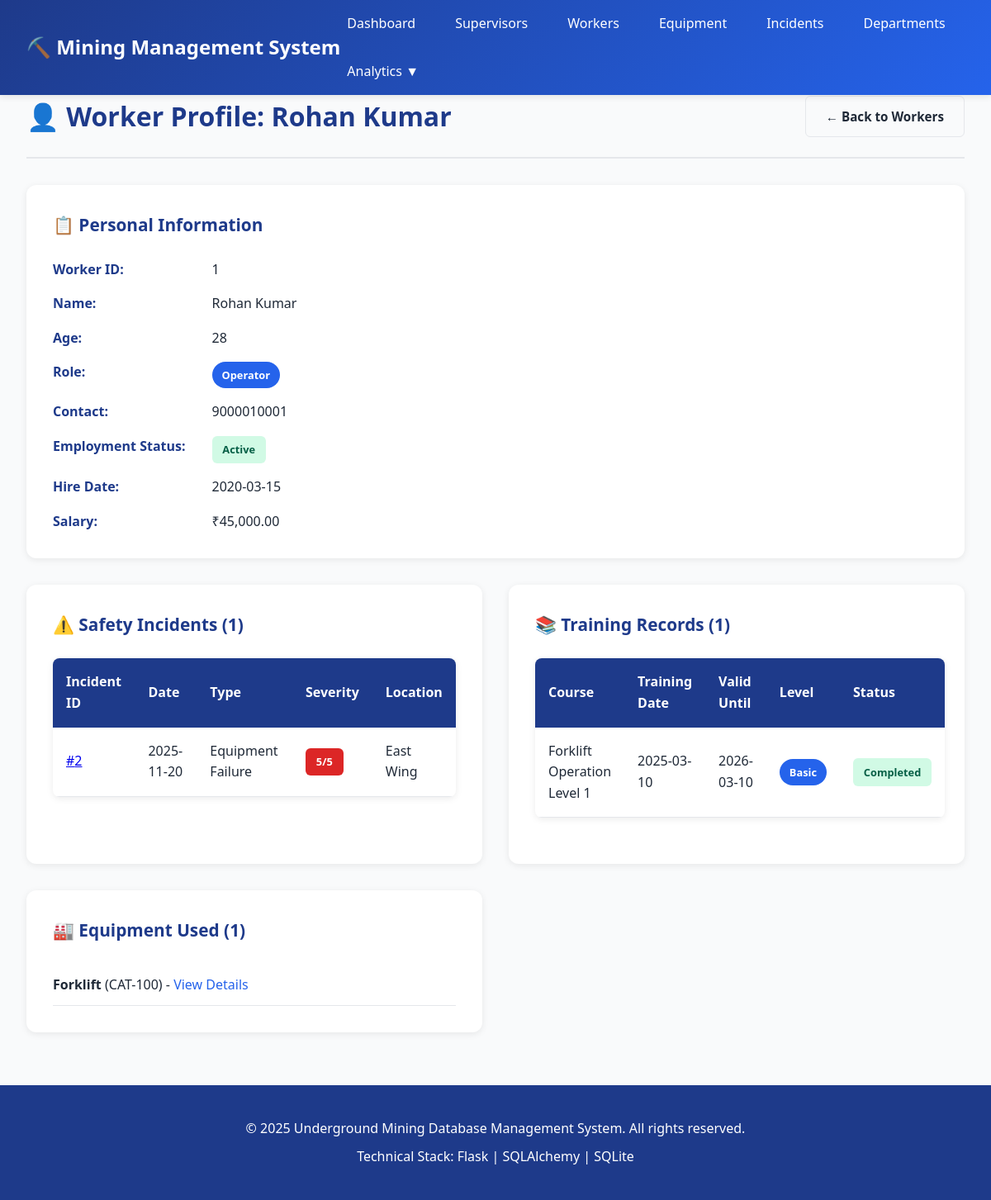
/worker/1, run on the app's committed database.
### app.py (models this page shows)
class Worker(db.Model):
    __tablename__ = 'Worker'
    WorkerID = db.Column(db.Integer, primary_key=True, autoincrement=True)
    Name = db.Column(db.String(50), nullable=False)
    Age = db.Column(db.Integer)
    Role = db.Column(db.String(30))
    Contact = db.Column(db.String(20))
    S_ID = db.Column(db.Integer, db.ForeignKey('Supervisor.SupervisorID'))
    DepartmentID = db.Column(db.Integer, db.ForeignKey('Department.DepartmentID'))
    HireDate = db.Column(db.Date)
    Salary = db.Column(db.Float)
    EmploymentStatus = db.Column(db.String(20), default='Active')

class SafetyIncident(db.Model):
    __tablename__ = 'Safety_Incident'
    IncidentID = db.Column(db.Integer, primary_key=True, autoincrement=True)
    IncidentDate = db.Column(db.Date, nullable=False)
    Location = db.Column(db.String(50))
    Severity = db.Column(db.Integer)
    IncidentType = db.Column(db.String(50))
    Description = db.Column(db.String(400))
    ReportedBy = db.Column(db.Integer, db.ForeignKey('Worker.WorkerID'))
    InvestigationRequired = db.Column(db.String(1), default='N')
    ResolutionStatus = db.Column(db.String(20), default='Open')

class TrainingRecord(db.Model):
    __tablename__ = 'Training_Record'
    TrainingID = db.Column(db.Integer, primary_key=True, autoincrement=True)
    WorkerID = db.Column(db.Integer, db.ForeignKey('Worker.WorkerID'), nullable=False)
    TrainingDate = db.Column(db.Date, default=datetime.now)
    Course = db.Column(db.String(100))
    ValidUntil = db.Column(db.Date)
    TrainingStatus = db.Column(db.String(20), default='Completed')
    TrainingLevel = db.Column(db.String(30))
    Certified_By = db.Column(db.Integer, db.ForeignKey('Supervisor.SupervisorID'))

class Equipment(db.Model):
    __tablename__ = 'Equipment'
    EquipmentID = db.Column(db.Integer, primary_key=True, autoincrement=True)
    Type = db.Column(db.String(30))
    Model = db.Column(db.String(30))
    Status = db.Column(db.String(20), default='Available')
    OperatedBy = db.Column(db.Integer, db.ForeignKey('Worker.WorkerID'))
    PurchaseDate = db.Column(db.Date)
    MaintenanceSchedule = db.Column(db.String(50))
    LastMaintenance = db.Column(db.Date)
    DepreciationValue = db.Column(db.Float)

### app.py (the view)
@app.route('/worker/<int:worker_id>')
@handle_errors
def worker_detail(worker_id):
    worker = Worker.query.get_or_404(worker_id)
    incidents = db.session.query(SafetyIncident).join(IncidentWorker).filter(IncidentWorker.WorkerID == worker_id).all()
    trainings = TrainingRecord.query.filter_by(WorkerID=worker_id).all()
    equipment_used = db.session.query(Equipment).join(UsageRecord).filter(UsageRecord.WorkerID == worker_id).distinct().all()
    return render_template('worker_detail.html',
                         worker=worker,
                         incidents=incidents,
                         trainings=trainings,
                         equipment_used=equipment_used)

### app.py (called while the page is built)
def handle_errors(f):
    @wraps(f)
    def decorated_function(*args, **kwargs):
        try:
            return f(*args, **kwargs)
        except Exception as e:
            print(f"Error: {str(e)}")
            print(traceback.format_exc())
            flash(f"Error: {str(e)}", "error")
            return redirect(url_for('index'))
    return decorated_function

@app.context_processor
def inject_helpers():
    def get_worker(worker_id):
        return Worker.query.get(worker_id) if worker_id else None
    def get_equipment(equip_id):
        return Equipment.query.get(equip_id) if equip_id else None
    return dict(get_worker=get_worker, get_equipment=get_equipment)

### templates/worker_detail.html (shortened to what this page needs)
{% extends "base.html" %}
{% block content %}
<div class="page-header">
    <h2>👤 Worker Profile: {{ worker.Name }}</h2>
    <a href="{{ url_for('workers_list') }}" class="btn btn-secondary">← Back to Workers</a>
</div>
<div class="detail-grid">
    <div class="detail-section">
        <h3>📋 Personal Information</h3>
        <dl class="detail-list">
            <dt>Worker ID:</dt>
            <dd>{{ worker.WorkerID }}</dd>
            <dt>Name:</dt>
            <dd>{{ worker.Name }}</dd>
            <dt>Age:</dt>
            <dd>{{ worker.Age }}</dd>
            <dt>Role:</dt>
            <dd><span class="badge">{{ worker.Role }}</span></dd>
            <dt>Contact:</dt>
            <dd>{{ worker.Contact or 'N/A' }}</dd>
            <dt>Employment Status:</dt>
            <dd><span class="status-badge status-{{ worker.EmploymentStatus|lower }}">{{ worker.EmploymentStatus }}</span></dd>
            <dt>Hire Date:</dt>
            <dd>{{ worker.HireDate.strftime('%Y-%m-%d') if worker.HireDate else 'N/A' }}</dd>
            <dt>Salary:</dt>
            <dd>₹{{ "{:,.2f}".format(worker.Salary) if worker.Salary else 'N/A' }}</dd>
        </dl>
    </div>
</div>
<div class="detail-grid">
    <div class="detail-section">
        <h3>⚠️ Safety Incidents ({{ incidents|length }})</h3>
        {% if incidents %}
        <table class="data-table">
            <thead>
                <tr>
                    <th>Incident ID</th>
                    <th>Date</th>
                    <th>Type</th>
                    <th>Severity</th>
                    <th>Location</th>
                </tr>
            </thead>
            <tbody>
                {% for incident in incidents %}
                <tr>
                    <td><a href="{{ url_for('incident_detail', incident_id=incident.IncidentID) }}">#{{ incident.IncidentID }}</a></td>
                    <td>{{ incident.IncidentDate.strftime('%Y-%m-%d') }}</td>
                    <td>{{ incident.IncidentType }}</td>
                    <td><span class="severity-badge severity-{{ incident.Severity }}">{{ incident.Severity }}/5</span></td>
                    <td>{{ incident.Location }}</td>
                </tr>
                {% endfor %}
            </tbody>
        </table>
        {% else %}
        <p class="empty-state">✓ No incidents recorded</p>
        {% endif %}
    </div>
    <div class="detail-section">
        <h3>📚 Training Records ({{ trainings|length }})</h3>
        {% if trainings %}
        <table class="data-table">
            <thead>
                <tr>
                    <th>Course</th>
                    <th>Training Date</th>
                    <th>Valid Until</th>
                    <th>Level</th>
                    <th>Status</th>
                </tr>
            </thead>
            <tbody>
                {% for training in trainings %}
                <tr>
                    <td>{{ training.Course }}</td>
                    <td>{{ training.TrainingDate.strftime('%Y-%m-%d') }}</td>
                    <td>{{ training.ValidUntil.strftime('%Y-%m-%d') if training.ValidUntil else 'N/A' }}</td>
                    <td><span class="badge">{{ training.TrainingLevel }}</span></td>
                    <td><span class="status-badge status-{{ training.TrainingStatus|lower }}">{{ training.TrainingStatus }}</span></td>
                </tr>
                {% endfor %}
            </tbody>
        </table>
        {% else %}
        <p class="empty-state">No training records found</p>
        {% endif %}
    </div>
    <div class="detail-section">
        <h3>🏭 Equipment Used ({{ equipment_used|length }})</h3>
        {% if equipment_used %}
        <ul class="equipment-list">
            {% for equip in equipment_used %}
            <li>
                <strong>{{ equip.Type }}</strong> ({{ equip.Model }})
                - <a href="{{ url_for('equipment_detail', equip_id=equip.EquipmentID) }}">View Details</a>
            </li>
            {% endfor %}
        </ul>
        {% else %}
        <p class="empty-state">No equipment usage recorded</p>
        {% endif %}
    </div>
</div>
{% endblock %}

### static/css/style.css (style rules this page uses)
* { margin: 0; padding: 0; box-sizing: border-box; }
:root { --primary-color: #1e3a8a; --secondary-color: #2563eb; --success-color: #10b981; --warning-color: #f59e0b; --danger-color: #ef4444; --critical-color: #dc2626; --light-bg: #f9fafb; --border-color: #e5e7eb; --text-color: #1f2937; --text-light: #6b7280; }
body { font-family: 'Segoe UI', Tahoma, Geneva, Verdana, sans-serif; background-color: var(--light-bg); color: var(--text-color); line-height: 1.6; }
.btn { padding: 0.75rem 1.5rem; border: none; border-radius: 6px; cursor: pointer; text-decoration: none; font-weight: 600; transition: all 0.3s; display: inline-block; font-size: 0.95rem; }
.btn-secondary { background: var(--light-bg); color: var(--text-color); border: 1px solid var(--border-color); }
.page-header { display: flex; justify-content: space-between; align-items: center; margin-bottom: 2rem; padding-bottom: 1.5rem; border-bottom: 2px solid var(--border-color); }
.page-header h2 { font-size: 2rem; color: var(--primary-color); }
.data-table { width: 100%; border-collapse: collapse; background: white; border-radius: 8px; overflow: hidden; box-shadow: 0 2px 8px rgba(0,0,0,0.08); margin: 1.5rem 0; }
.data-table thead { background: var(--primary-color); color: white; }
.data-table th { padding: 1rem; text-align: left; font-weight: 600; }
.data-table td { padding: 1rem; border-bottom: 1px solid var(--border-color); }
.badge { display: inline-block; padding: 0.35rem 0.75rem; border-radius: 20px; font-size: 0.8rem; font-weight: 600; background: var(--secondary-color); color: white; white-space: nowrap; }
.status-badge { display: inline-block; padding: 0.4rem 0.8rem; border-radius: 6px; font-size: 0.8rem; font-weight: 600; white-space: nowrap; }
.status-active, .status-completed { background: #d1fae5; color: #065f46; }
.severity-badge { display: inline-block; padding: 0.4rem 0.8rem; border-radius: 6px; font-weight: 600; color: white; font-size: 0.8rem; }
.severity-5 { background: #dc2626; }
.detail-grid { display: grid; grid-template-columns: repeat(auto-fit, minmax(400px, 1fr)); gap: 2rem; margin: 2rem 0; }
.detail-section { background: white; padding: 2rem; border-radius: 12px; box-shadow: 0 2px 8px rgba(0,0,0,0.08); }
.detail-section h3 { color: var(--primary-color); margin-bottom: 1.5rem; font-size: 1.3rem; }
.detail-list { display: grid; grid-template-columns: auto 1fr; gap: 1rem 2rem; }
.detail-list dt { font-weight: 600; color: var(--primary-color); }
.detail-list dd { color: var(--text-color); }
.equipment-list { list-style: none; }
.equipment-list li { padding: 0.75rem 0; border-bottom: 1px solid var(--border-color); }
.equipment-list a { color: var(--secondary-color); text-decoration: none; font-weight: 500; }

### data on the page
Worker: Name "Rohan Kumar", WorkerID "1", Age "28", Role "Operator", Contact "9000010001", EmploymentStatus "Active", HireDate "2020-03-15", Salary "45,000.00"
SafetyIncident: IncidentID "2", IncidentDate "2025-11-20", IncidentType "Equipment Failure", Severity "5", Location "East Wing"
TrainingRecord: Course "Forklift Operation Level 1", TrainingDate "2025-03-10", ValidUntil "2026-03-10", TrainingLevel "Basic", TrainingStatus "Completed"
Equipment: Type "Forklift", Model "CAT-100"

### other printed values
{{ incidents|length }} "1"
{{ trainings|length }} "1"
{{ equipment_used|length }} "1"
